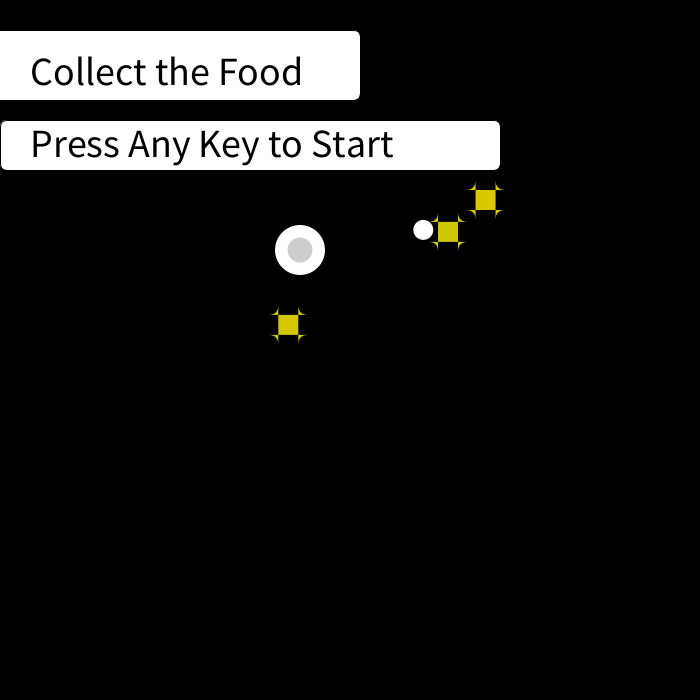
Frame 1 (no input)
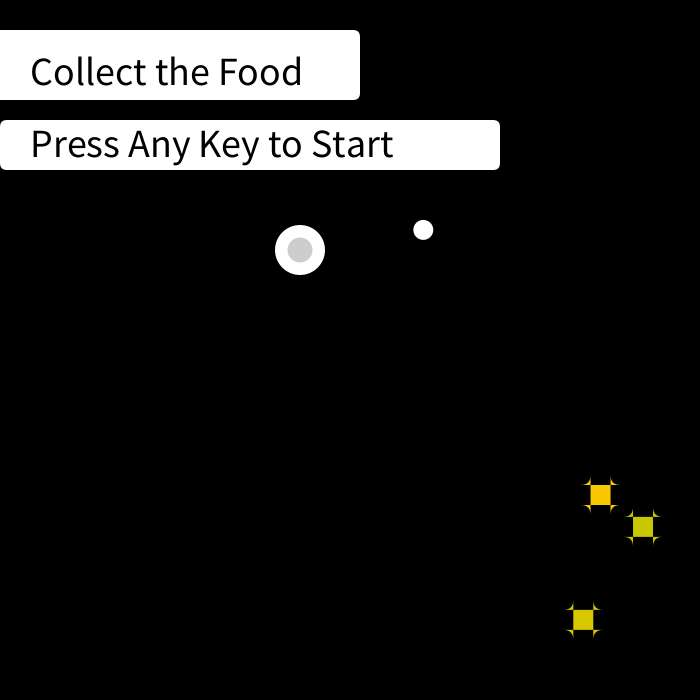
Frame 60 (the mouse pressed at the canvas centre just before this capture)
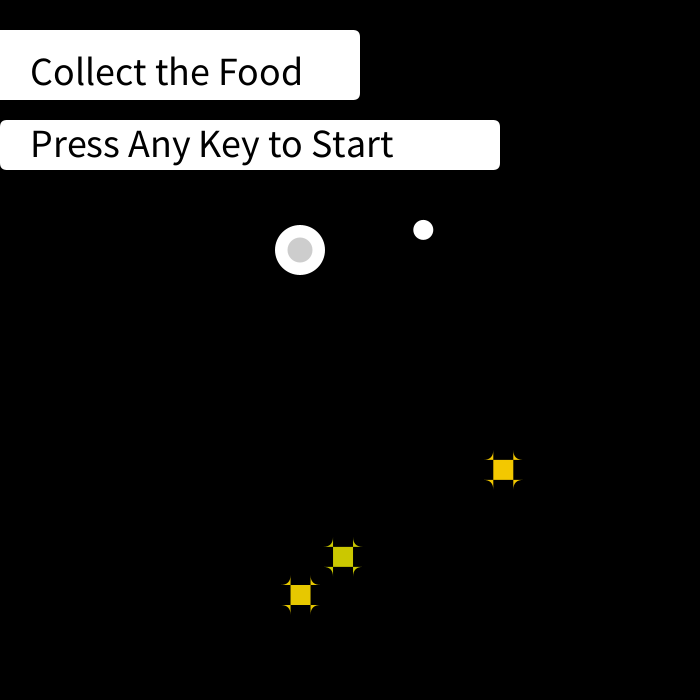
Frame 120 (the mouse held since frame 60 and released just before this capture)

The Processing sketch that drew these frames (run headless with seeded random() and noise(); from frame 60 on, the mouse is pressed at the canvas centre):

// Processing sketch: Game
// ── Game.pde
int score;
int game; //3 versions: pregame, ingame, and game-over (PAUSE may be added later)

Ball player; //you
Food food;//what you're trying to collect
Enem enem1;
Enem enem2; 
Enem enem3;

void setup(){
  size(700,700); //the canvas contains the character, so there are boundaries
  smooth();
  rectMode(CENTER);
  ellipseMode(CENTER); //spawnpoint of the character
  
  //PREGAME//
  game = 0; //starts of in pregame state
  player = new Ball(300,250,50);
  food = new Food();
  enem1 = new Enem();
  enem2 = new Enem();
  enem3 = new Enem();
  score = 0;
}

void draw(){
  background(0);
  
  //PREGAME//
  if (game == 0){
    fill(255);
    rect(175,65,370,70,7);
    fill(255);
    rect(250,145,500,50,7);
    fill(0);
    textSize(40);
    text("Collect the Food", 30, 85);
    textSize(40);
    text("Press Any Key to Start", 30, 157);
    if (keyPressed){
      game = 1; //go into in-game
    }
  }
  
  //IN-GAME//
  if (game == 1){ 
    fill(255); 
    textSize(50); 
    text(score, 330, 85); 
    if (player.intersect(food)){ //if you grab the food
      score++; 
      player.change(); //expand the player
      food.reset();  //spawn the food in a random part of the canvas
    } 
    
    if (player.collides(enem1) || player.collides(enem2) || player.collides(enem3)){ 
      game = 2; //if there's contact with an enemy, it's game-over
    }
  } 
  
  //GAME-OVER// 
  if (game == 2){ 
    keyCode = 0; 
    
    fill(255); 
    textSize(50); 
    text("Score:",20, 85); 
    text(score, 290, 85); 
    textSize(30); 
    text("Retry?", 20, 157); 
    textSize(30); 
    text("Press R to Restart", 20, 225); 
    fill(0); 
    if (keyPressed && key == 'r') { 
      game = 0; 
      setup(); 
      game = 1;
    } 
   }
   
  if (game == 3){ 
    keyCode = 0; 
     
    fill(255); 
    textSize(50); 
    text("Score:",20, 85); 
    text(score, 290, 85); 
    textSize(30); 
    text("You Win!", 20, 157); 
    textSize(30); 
    text("Press R to play Again", 20, 225); 
    fill(0); 
    if (keyPressed && key == 'r') { 
      game = 0; 
      setup(); 
      game = 1;
    } 
   }
  if (score == 15){
    game = 3;
  }
  
  /*if (game == 4){ 
    keyCode = 0; 
    
    fill(255); 
    textSize(50); 
    text("Paused",20, 85); 
    text(score, 290, 85); 
    textSize(30); 
    text("Press p to Resume", 20, 150); 
    fill(0); 
    if (keyPressed && key == 'p') { 
      game = 1; 
    } 
   }
  if (keyPressed  && key == 'p'){ //PAUSE
    game = 4;
  }*/
  
  player.display();
  player.keyPressed();
  food.display();
  enem1.move();
  enem2.move();
  enem3.move();
  enem1.display();
  enem2.display();
  enem3.display();
}
// ── Ball.pde
class Ball {
  float xSpd;
  float ySpd;
  
  float x, y, spd, r;
  color c = color(255);
  
  Ball (float _x,float _y, float _r) {
    x = _x;
    y = _y;
    r = _r;
    spd = 0;
  }
  
  
  void change() { //whenever the player gets food
    r += 5;
  }
  
  void display() {
    fill(c);
    if (game == 2){
      fill(100,0,0);
    }
    noStroke();
    ellipse(x,y,r,r);
    fill(0,0,0,50);
    ellipse(x+2*xSpd, y+2*ySpd, r-25, r-25);
  }
  
  //KEY COMMANDS
  void keyPressed(){
    if (key == CODED){
      
      if (keyCode == UP) {
        y = y - 5;
        ySpd = -5;
        xSpd = 0;
        if (y <= 25){ //boundary line for the top
          y = 25;
        }
      }
      
      else if (keyCode == DOWN) {
        y = y + 5;
        ySpd = 5;
        xSpd = 0;
        if (y >= height -25) { //bottom line
          y = height - 25;
        }
      }
      
      if (keyCode == RIGHT){
        x = x + 5;
        xSpd = 5;
        ySpd = 0;
        if (x >= width - 25) {
          x = width - 25;
        }
      }
      
      if (keyCode == LEFT){
        x = x - 5;
        xSpd = -5;
        ySpd = 0;
        if (x <= 25) {
          x = 25;
        }
      }
      
    }
  }
  
  boolean intersect(Food a) {
    float dist = dist(x,y,a.x,a.y);
    
    //compare distance to the sum of radii of food and player
    if (dist < r - a.r) {
      return true;
    }
    else {
      return false;
    }
  }
  
  boolean collides (Enem b) {
     float dist = dist(x,y,b.x,b.y);
     
     if (dist < (r/2 + b.r/2)) {
       b.xSpd = 0;
       b.ySpd = 0;
       return true;
     }
     else { return false; }
  }
  
}
// ── Enem.pde
class Enem {
  float x, y; //spawn points
  float r; 
  float xSpd; //speed of enemies
  float ySpd; 
  
  Enem (){
    x = random(100, width - 200);
    y = random(100, height - 200);
    r = 20; 
    xSpd = 5;
    ySpd = 5;
  }
  
  void move(){
    x += xSpd;
    y += ySpd;
    if (x > width -10 || x < 10){ 
      xSpd *= -1; 
    } 
    if (y > width -10 || x <10) { 
      ySpd *= -1; 
    } 
  }
  
  void display(){
    fill(random(200,255),200,0);
    noStroke();
    rect(x,y,r,r,-10);
  }
  
}
// ── Food.pde
class Food {
  float x, y; //spawn points
  float r; //size or radius of food
  
  Food (){
    x = random(100, width - 100);
    y = random(100, height - 100);
    r = 20;
  }
  
  void display(){
    fill(255);
    noStroke();
    ellipse(x,y,r,r);
  }
  
  void reset(){ //when the food is grabbed it needs to respawn randomly
    x = random(100, width - 100);
    y = random(100, height - 100);
  }
}
